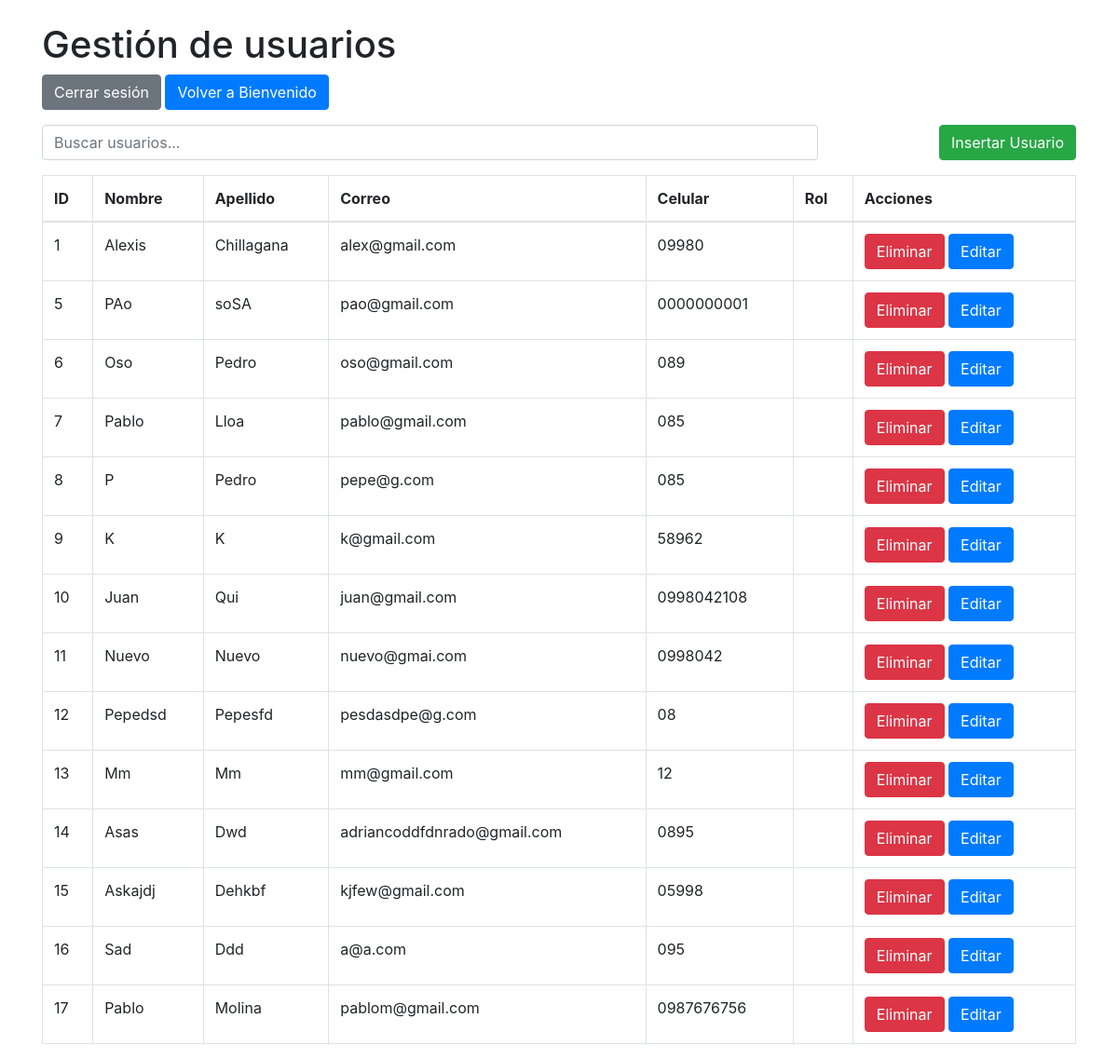
The page /gestion_usuarios.php (signed in) on the database its author committed.
### tables this page shows
CREATE TABLE IF NOT EXISTS `usuarios` (
  `id` int NOT NULL AUTO_INCREMENT,
  `nombre` varchar(100) NOT NULL,
  `apellido` varchar(100) NOT NULL,
  `correo` varchar(100) NOT NULL,
  `contrasena` varchar(100) NOT NULL,
  `celular` varchar(10) NOT NULL,
  PRIMARY KEY (`id`),
  UNIQUE KEY `correo` (`correo`)
);

### gestion_usuarios.php (the view, shortened to what this page needs)
<?php
include 'php/conexion_be.php';
$query = "SELECT * FROM usuarios";
$resultado = mysqli_query($conexion, $query);
?>
<!DOCTYPE html>
<html lang="es">
<head>
    <link href="https://stackpath.bootstrapcdn.com/bootstrap/4.5.2/css/bootstrap.min.css" rel="stylesheet">
</head>
<body>
    <div class="container mt-4">
        <h1>Gestión de usuarios</h1>
        <a href="php/logout.php" class="btn btn-secondary">Cerrar sesión</a>
        <a href="bienvenido.php" class="btn btn-primary">Volver a Bienvenido</a>
        <div class="d-flex justify-content-between align-items-center my-3">
            <input type="text" id="searchInput" class="form-control w-75 light-table-filter" data-table="order-table" placeholder="Buscar usuarios...">
            <button class="btn btn-success" data-toggle="modal" data-target="#insertarUsuarioModal">Insertar Usuario</button>
        </div>
        <table class="table table-bordered order-table">
            <thead>
                <tr>
                    <th>ID</th>
                    <th>Nombre</th>
                    <th>Apellido</th>
                    <th>Correo</th>
                    <th>Celular</th>
                    <th>Rol</th>
                    <th>Acciones</th>
                </tr>
            </thead>
            <tbody id="usuariosTable">
                <?php while ($usuario = mysqli_fetch_assoc($resultado)) { ?>
                <tr>
                    <td><?php echo $usuario['id']; ?></td>
                    <td><?php echo $usuario['nombre']; ?></td>
                    <td><?php echo $usuario['apellido']; ?></td>
                    <td><?php echo $usuario['correo']; ?></td>
                    <td><?php echo $usuario['celular']; ?></td>
                    <td><?php echo $usuario['role']; ?></td>
                    <td>
                        <form action="gestion_usuarios.php" method="POST" style="display:inline;">
                            <button type="submit" class="btn btn-danger">Eliminar</button>
                        </form>
                        <button class="btn btn-primary" onclick="editarUsuario(<?php echo $usuario['id']; ?>, '<?php echo $usuario['nombre']; ?>', '<?php echo $usuario['apellido']; ?>', '<?php echo $usuario['correo']; ?>', '<?php echo $usuario['celular']; ?>', '<?php echo $usuario['role']; ?>')">Editar</button>
                    </td>
                </tr>
                <?php } ?>
            </tbody>
        </table>
    </div>
</body>
</html>

### rows shown on the page
usuarios: id "1", nombre "Alexis", apellido "Chillagana", correo "alex@gmail.com", celular "09980"
usuarios: id "5", nombre "PAo", apellido "soSA", correo "pao@gmail.com", celular "0000000001"
usuarios: id "6", nombre "Oso", apellido "Pedro", correo "oso@gmail.com", celular "089"
usuarios: id "7", nombre "Pablo", apellido "Lloa", correo "pablo@gmail.com", celular "085"
usuarios: id "8", nombre "P", apellido "Pedro", correo "pepe@g.com", celular "085"
usuarios: id "9", nombre "K", apellido "K", correo "k@gmail.com", celular "58962"
usuarios: id "10", nombre "Juan", apellido "Qui", correo "juan@gmail.com", celular "0998042108"
usuarios: id "11", nombre "Nuevo", apellido "Nuevo", correo "nuevo@gmai.com", celular "0998042"
usuarios: id "12", nombre "Pepedsd", apellido "Pepesfd", correo "pesdasdpe@g.com", celular "08"
usuarios: id "13", nombre "Mm", apellido "Mm", correo "mm@gmail.com", celular "12"
usuarios: id "14", nombre "Asas", apellido "Dwd", correo "adriancoddfdnrado@gmail.com", celular "0895"
usuarios: id "15", nombre "Askajdj", apellido "Dehkbf", correo "kjfew@gmail.com", celular "05998"
usuarios: id "16", nombre "Sad", apellido "Ddd", correo "a@a.com", celular "095"
usuarios: id "17", nombre "Pablo", apellido "Molina", correo "pablom@gmail.com", celular "0987676756"
